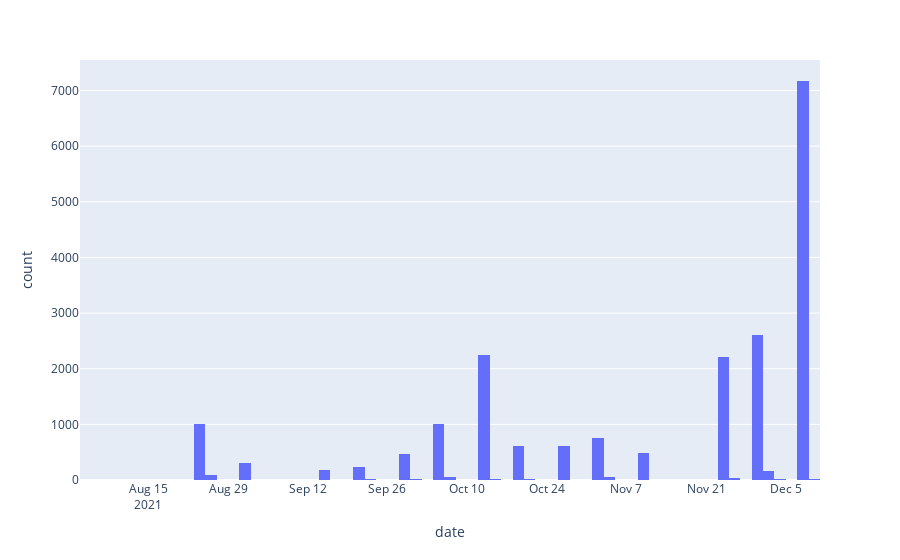

Here is the notebook cell this chart was saved with:
### Code cell
fig = px.histogram(tmp, x="date")
fig.show()

### Figure 1 — Plotly figure (JSON) as saved in the notebook; plotly's stock layout.template omitted (floating-point values rounded to 4 significant figures; data arrays with more than 128 entries replaced by an {"elided": "..."} marker saying what was removed)
{"data": [{"alignmentgroup": "True", "bingroup": "x", "hovertemplate": "date=%{x}<br>count=%{y}<extra></extra>", "legendgroup": "", "marker": {"color": "#636efa", "pattern": {"shape": ""}}, "name": "", "offsetgroup": "", "orientation": "v", "showlegend": false, "type": "histogram", "x": {"elided": "20442 str values"}, "xaxis": "x", "yaxis": "y"}], "layout": {"autosize": true, "barmode": "relative", "legend": {"tracegroupgap": 0}, "margin": {"t": 60}, "xaxis": {"anchor": "y", "autorange": true, "domain": [0, 1], "range": ["2021-08-03", "2021-12-11"], "title": {"text": "date"}, "type": "date"}, "yaxis": {"anchor": "x", "autorange": true, "domain": [0, 1], "range": [0, 7548.0], "title": {"text": "count"}}}}
